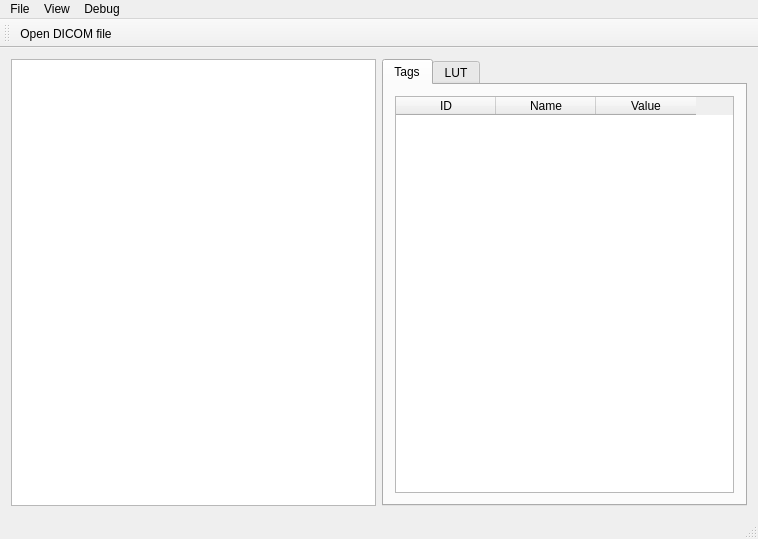
<?xml version="1.0" encoding="UTF-8"?>
<ui version="4.0">
 <class>MainWindow</class>
 <widget class="QMainWindow" name="MainWindow">
  <property name="geometry">
   <rect>
    <x>0</x>
    <y>0</y>
    <width>758</width>
    <height>539</height>
   </rect>
  </property>
  <property name="windowTitle">
   <string>MRI Viewer</string>
  </property>
  <widget class="QWidget" name="centralWidget">
   <layout class="QHBoxLayout" name="horizontalLayout">
    <item>
     <widget class="QGraphicsDICOMView" name="imgViewer"/>
    </item>
    <item>
     <widget class="QTabWidget" name="imgInfoTabWidget">
      <property name="currentIndex">
       <number>0</number>
      </property>
      <widget class="QWidget" name="headerTab">
       <attribute name="title">
        <string>Tags</string>
       </attribute>
       <layout class="QVBoxLayout" name="verticalLayout">
        <item>
         <widget class="QTableWidget" name="dicomList">
          <column>
           <property name="text">
            <string>ID</string>
           </property>
          </column>
          <column>
           <property name="text">
            <string>Name</string>
           </property>
          </column>
          <column>
           <property name="text">
            <string>Value</string>
           </property>
          </column>
         </widget>
        </item>
       </layout>
      </widget>
      <widget class="QWidget" name="LUTTab">
       <attribute name="title">
        <string>LUT</string>
       </attribute>
      </widget>
     </widget>
    </item>
   </layout>
  </widget>
  <widget class="QToolBar" name="mainToolBar">
   <attribute name="toolBarArea">
    <enum>TopToolBarArea</enum>
   </attribute>
   <attribute name="toolBarBreak">
    <bool>false</bool>
   </attribute>
   <addaction name="actionOpen_DICOM_file"/>
  </widget>
  <widget class="QStatusBar" name="statusBar"/>
  <widget class="QMenuBar" name="menuBar">
   <property name="geometry">
    <rect>
     <x>0</x>
     <y>0</y>
     <width>758</width>
     <height>22</height>
    </rect>
   </property>
   <property name="nativeMenuBar">
    <bool>true</bool>
   </property>
   <widget class="QMenu" name="menuFile">
    <property name="title">
     <string>File</string>
    </property>
    <addaction name="actionOpen_DICOM_file"/>
   </widget>
   <widget class="QMenu" name="menuView">
    <property name="title">
     <string>View</string>
    </property>
    <addaction name="actionAutoFitImage"/>
   </widget>
   <widget class="QMenu" name="menuDebug">
    <property name="enabled">
     <bool>true</bool>
    </property>
    <property name="title">
     <string>Debug</string>
    </property>
    <addaction name="actionDICOMTest"/>
   </widget>
   <addaction name="menuFile"/>
   <addaction name="menuView"/>
   <addaction name="menuDebug"/>
  </widget>
  <action name="actionOpen_DICOM_file">
   <property name="icon">
    <iconset resource="MRViewer.qrc">
     <normaloff>:/icons/Image.png</normaloff>:/icons/Image.png</iconset>
   </property>
   <property name="text">
    <string>Open DICOM file</string>
   </property>
   <property name="shortcut">
    <string>Ctrl+O</string>
   </property>
  </action>
  <action name="actionAutoFitImage">
   <property name="text">
    <string>Fit image to frame</string>
   </property>
   <property name="toolTip">
    <string>Auto fit image</string>
   </property>
  </action>
  <action name="actionDICOMTest">
   <property name="text">
    <string>DICOM Header Test</string>
   </property>
  </action>
 </widget>
 <layoutdefault spacing="6" margin="11"/>
 <customwidgets>
  <customwidget>
   <class>QGraphicsDICOMView</class>
   <extends>QGraphicsView</extends>
   <header>qgraphicsdicomview.h</header>
  </customwidget>
 </customwidgets>
 <resources>
  <include location="MRViewer.qrc"/>
 </resources>
 <connections/>
</ui>
